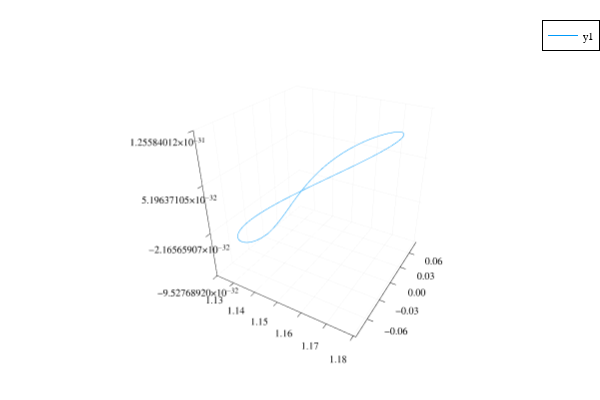

The notebook cell saved with this chart:
### Code cell
plot3d(sol[1,:], sol[2,:], sol[3,:])

### Figure 1 — Plotly figure (JSON) as saved in the notebook; plotly's stock layout.template omitted (floating-point values rounded to 4 significant figures; data arrays with more than 128 entries replaced by an {"elided": "..."} marker saying what was removed)
{"data": [{"colorbar": {"len": 0.9525, "title": "", "x": 0.9934, "y": 0.5139}, "legendgroup": "y1", "line": {"color": "rgba(0, 154, 250, 1.000)", "dash": "solid", "shape": "linear", "width": 1}, "mode": "lines", "name": "y1", "scene": "scene", "showlegend": true, "type": "scatter3d", "x": {"elided": "543 float values"}, "xaxis": "x", "y": {"elided": "543 float values"}, "yaxis": "y", "z": {"elided": "543 float values"}, "zaxis": "z", "zmax": null, "zmin": null}], "layout": {"annotations": [], "height": 400, "legend": {"bgcolor": "rgba(255, 255, 255, 1.000)", "bordercolor": "rgba(0, 0, 0, 1.000)", "borderwidth": 1, "font": {"color": "rgba(0, 0, 0, 1.000)", "family": "sans-serif", "size": 11}, "title": {"font": {"color": "rgba(0, 0, 0, 1.000)", "family": "sans-serif", "size": 15}, "text": ""}, "tracegroupgap": 0, "traceorder": "normal", "x": 1, "xanchor": "auto", "y": 1, "yanchor": "auto"}, "margin": {"b": 20, "l": 0, "r": 0, "t": 20}, "paper_bgcolor": "rgba(255, 255, 255, 1.000)", "plot_bgcolor": "rgba(255, 255, 255, 1.000)", "scene": {"camera": {"eye": {"x": 1.126, "y": -1.95, "z": 1.3}, "projection": "orthographic"}, "domain": {"x": [0.08064, 0.9934], "y": [0.03762, 0.9902]}, "xaxis": {"gridcolor": "rgba(0, 0, 0, 0.100)", "gridwidth": 0.5, "linecolor": "rgba(0, 0, 0, 1.000)", "mirror": false, "range": [1.122, 1.181], "showgrid": true, "showline": true, "showticklabels": true, "tickangle": 0, "tickcolor": "rgb(0, 0, 0)", "tickfont": {"color": "rgba(0, 0, 0, 1.000)", "family": "sans-serif", "size": 11}, "tickmode": "array", "ticks": "inside", "ticktext": ["1.13", "1.14", "1.15", "1.16", "1.17", "1.18"], "tickvals": [1.13, 1.14, 1.15, 1.16, 1.17, 1.18], "title": "", "titlefont": {"color": "rgba(0, 0, 0, 1.000)", "family": "sans-serif", "size": 15}, "type": "-", "visible": true, "zeroline": false, "zerolinecolor": "rgba(0, 0, 0, 1.000)"}, "yaxis": {"gridcolor": "rgba(0, 0, 0, 0.100)", "gridwidth": 0.5, "linecolor": "rgba(0, 0, 0, 1.000)", "mirror": false, "range": [-0.08547, 0.08547], "showgrid": true, "showline": true, "showticklabels": true, "tickangle": 0, "tickcolor": "rgb(0, 0, 0)", "tickfont": {"color": "rgba(0, 0, 0, 1.000)", "family": "sans-serif", "size": 11}, "tickmode": "array", "ticks": "inside", "ticktext": ["−0.06", "−0.03", "0.00", "0.03", "0.06"], "tickvals": [-0.06, -0.03, 0, 0.03, 0.06], "title": "", "titlefont": {"color": "rgba(0, 0, 0, 1.000)", "family": "sans-serif", "size": 15}, "type": "-", "visible": true, "zeroline": false, "zerolinecolor": "rgba(0, 0, 0, 1.000)"}, "zaxis": {"gridcolor": "rgba(0, 0, 0, 0.100)", "gridwidth": 0.5, "linecolor": "rgba(0, 0, 0, 1.000)", "mirror": false, "range": [-9.528e-32, 1.256e-31], "showgrid": true, "showline": true, "showticklabels": true, "tickangle": 0, "tickcolor": "rgb(0, 0, 0)", "tickfont": {"color": "rgba(0, 0, 0, 1.000)", "family": "sans-serif", "size": 11}, "tickmode": "array", "ticks": "inside", "ticktext": ["−9.52768920×10<sup>−32</sup>", "−2.16565907×10<sup>−32</sup>", "5.19637105×10<sup>−32</sup>", "1.25584012×10<sup>−31</sup>"], "tickvals": [-9.528e-32, -2.166e-32, 5.196e-32, 1.256e-31], "title": "", "titlefont": {"color": "rgba(0, 0, 0, 1.000)", "family": "sans-serif", "size": 15}, "type": "-", "visible": true, "zeroline": false, "zerolinecolor": "rgba(0, 0, 0, 1.000)"}}, "showlegend": true, "width": 600}}
